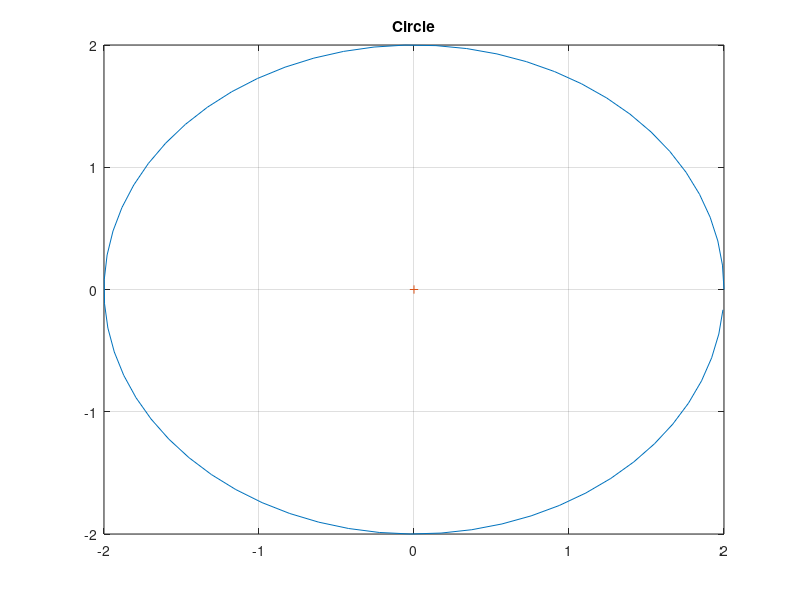

This figure's MATLAB source:
% This file draws a circle
R = 2; % Radius
Theta = (0 : 0.1 : 2*pi); % Angles
X = R*cos(Theta); % X-Coordinates
Y = R*sin(Theta); % Y-Coordinates
plot(X,Y) % Plot the Graph
hold on 
plot(0,0,'+') %Plot the Center
grid on % Grid on
title('Circle') % Add title